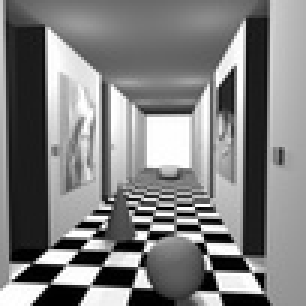
%> input picture lab_2/images/corridorl.jpg, 102 x 102 px, shrunk from 256 x 256 before the run (shown 3 times larger)
$ octave disparity.m   (GNU Octave 9; MATLAB toolbox functions it lacks are replaced by stand-ins)
%> lines starting %> are read from the running program, lines starting %| are printed output that depends on the picture

%%
close all
%%
templateSize=11;
templateMid = ceil(templateSize/2)
templateOffset = templateMid-1;
figure('Name','left')
leftImg = imread('images\corridorl.jpg');
%> leftImg is the input picture: size 102x102x3 uint8; min 0, max 255, mean 127.8
leftImg = rgb2gray(leftImg);
%> leftImg: size 102x102 uint8
imshow(leftImg);
figure('Name','right')
rightImg = imread('images\corridorr.jpg');
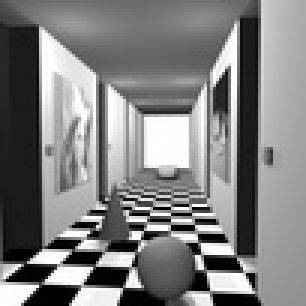
%> input picture lab_2/images/corridorr.jpg, 102 x 102 px, shrunk from 256 x 256 before the run (shown 3 times larger)
%> rightImg is the input picture: size 102x102x3 uint8; min 0, max 255, mean 128
rightImg = rgb2gray(rightImg);
%> rightImg: size 102x102 uint8
imshow(rightImg);
map =disparity_map(leftImg,rightImg,11,11);
%> after the loop in disparity_map, `for x = templateMid : leftRow-templateMid+1`:
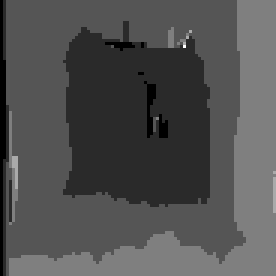
%> template: size 92x92 double (shown 3 times larger); min 0, max 6, mean 1.89; drawn with min black and max white
figure('Name','test')
imshow(map,[-15 15]);
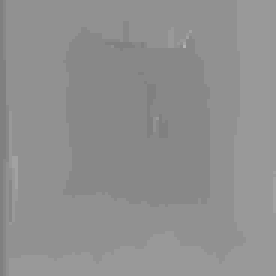
%> displayed picture: size 92x92, on the screen's scale of 0 to 255 (shown 3 times larger); min 128, max 179, mean 143.8
disp("end");
%%
%c triclops
templateSize=11;
templateMid = ceil(templateSize/2)
templateOffset = templateMid-1;
figure('Name','left')
leftImg = imread('images\triclopsi2l.jpg');
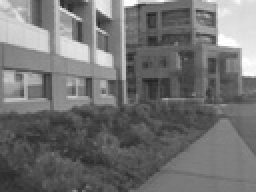
%> input picture lab_2/images/triclopsi2l.jpg, 128 x 96 px, shrunk from 320 x 240 before the run (shown 2 times larger)
%> leftImg is the input picture: size 96x128x3 uint8; min 30, max 255, mean 114
leftImg = rgb2gray(leftImg);
%> leftImg: size 96x128 uint8
imshow(leftImg);
figure('Name','right')
rightImg = imread('images\triclopsi2r.jpg');
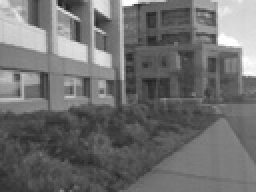
%> input picture lab_2/images/triclopsi2r.jpg, 128 x 96 px, shrunk from 320 x 240 before the run (shown 2 times larger)
%> rightImg is the input picture: size 96x128x3 uint8; min 33, max 255, mean 110.9
rightImg = rgb2gray(rightImg);
%> rightImg: size 96x128 uint8
imshow(rightImg);
%> the run ends on the next line
map =disparity_map(leftImg,rightImg,11,11);
% [6 lines not run here, left out]
function template= disparity_map(imLeft,imRight,xTemp,yTemp)

templateSize=11;
templateMid = ceil(templateSize/2);
templateOffset = templateMid-1;
[leftRow leftCol] = size(imLeft);
template = ones(leftRow-xTemp+1, leftCol-yTemp+1);


for x = templateMid : leftRow-templateMid+1
    for y = templateMid : leftCol-templateMid+1
        leftSlice = imLeft(x-templateOffset:x+templateOffset,y-templateOffset:y+templateOffset);
        leftSliceRotated = rot90(leftSlice,2);
        %global variable
        min_coord = y;
        min_diff = inf;
        for z = max(templateMid, y-14) :y
            sliceTemplate = imRight(x-templateOffset:x+templateOffset,z-templateOffset:z+templateOffset);
            sliceTemplateRotated = rot90(sliceTemplate,2);
            %correlate sliceTemplate with rotated slices to do matching
            %and calculate SSD
            convresult1 = conv2(sliceTemplate,sliceTemplateRotated);
            convresult2 = conv2(sliceTemplate,leftSliceRotated);
            ssd = convresult1(xTemp,yTemp)-2*convresult2(xTemp,yTemp);
            if ssd<min_diff
                min_diff = ssd;
                min_coord = z;
            end

        end
    template(x-templateOffset,y-templateOffset) =  y-min_coord;
end
end
end
